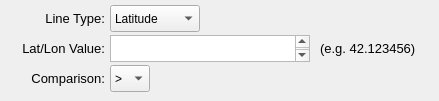
    <widget class="QWidget" name="page_13">
     <widget class="QLabel" name="label2_rf_gps_line_note">
      <property name="geometry">
       <rect>
        <x>320</x>
        <y>40</y>
        <width>110</width>
        <height>16</height>
       </rect>
      </property>
      <property name="font">
       <font>
        <pointsize>10</pointsize>
       </font>
      </property>
      <property name="text">
       <string>(e.g. 42.123456)</string>
      </property>
      <property name="alignment">
       <set>Qt::AlignLeading|Qt::AlignLeft|Qt::AlignVCenter</set>
      </property>
     </widget>
     <widget class="QLabel" name="label2_rf_gps_line_value">
      <property name="geometry">
       <rect>
        <x>-5</x>
        <y>40</y>
        <width>110</width>
        <height>16</height>
       </rect>
      </property>
      <property name="font">
       <font>
        <pointsize>10</pointsize>
       </font>
      </property>
      <property name="text">
       <string>Lat/Lon Value:</string>
      </property>
      <property name="alignment">
       <set>Qt::AlignRight|Qt::AlignTrailing|Qt::AlignVCenter</set>
      </property>
     </widget>
     <widget class="QTextEdit" name="textEdit_rf_gps_line_value">
      <property name="geometry">
       <rect>
        <x>110</x>
        <y>35</y>
        <width>200</width>
        <height>27</height>
       </rect>
      </property>
      <property name="font">
       <font>
        <pointsize>11</pointsize>
       </font>
      </property>
      <property name="tabChangesFocus">
       <bool>true</bool>
      </property>
      <property name="readOnly">
       <bool>false</bool>
      </property>
     </widget>
     <widget class="QComboBox" name="comboBox_rf_gps_line_type">
      <property name="geometry">
       <rect>
        <x>110</x>
        <y>5</y>
        <width>90</width>
        <height>27</height>
       </rect>
      </property>
      <item>
       <property name="text">
        <string>Latitude</string>
       </property>
      </item>
      <item>
       <property name="text">
        <string>Longitude</string>
       </property>
      </item>
     </widget>
     <widget class="QLabel" name="label2_rf_gps_line_type">
      <property name="geometry">
       <rect>
        <x>-5</x>
        <y>10</y>
        <width>110</width>
        <height>16</height>
       </rect>
      </property>
      <property name="font">
       <font>
        <pointsize>10</pointsize>
       </font>
      </property>
      <property name="text">
       <string>Line Type:</string>
      </property>
      <property name="alignment">
       <set>Qt::AlignRight|Qt::AlignTrailing|Qt::AlignVCenter</set>
      </property>
     </widget>
     <widget class="QComboBox" name="comboBox_rf_gps_line_comparison">
      <property name="geometry">
       <rect>
        <x>110</x>
        <y>65</y>
        <width>40</width>
        <height>27</height>
       </rect>
      </property>
      <item>
       <property name="text">
        <string>&gt;</string>
       </property>
      </item>
      <item>
       <property name="text">
        <string>&lt;</string>
       </property>
      </item>
     </widget>
     <widget class="QLabel" name="label2_rf_gps_line_comparison">
      <property name="geometry">
       <rect>
        <x>-5</x>
        <y>70</y>
        <width>110</width>
        <height>16</height>
       </rect>
      </property>
      <property name="font">
       <font>
        <pointsize>10</pointsize>
       </font>
      </property>
      <property name="text">
       <string>Comparison:</string>
      </property>
      <property name="alignment">
       <set>Qt::AlignRight|Qt::AlignTrailing|Qt::AlignVCenter</set>
      </property>
     </widget>
    </widget>
